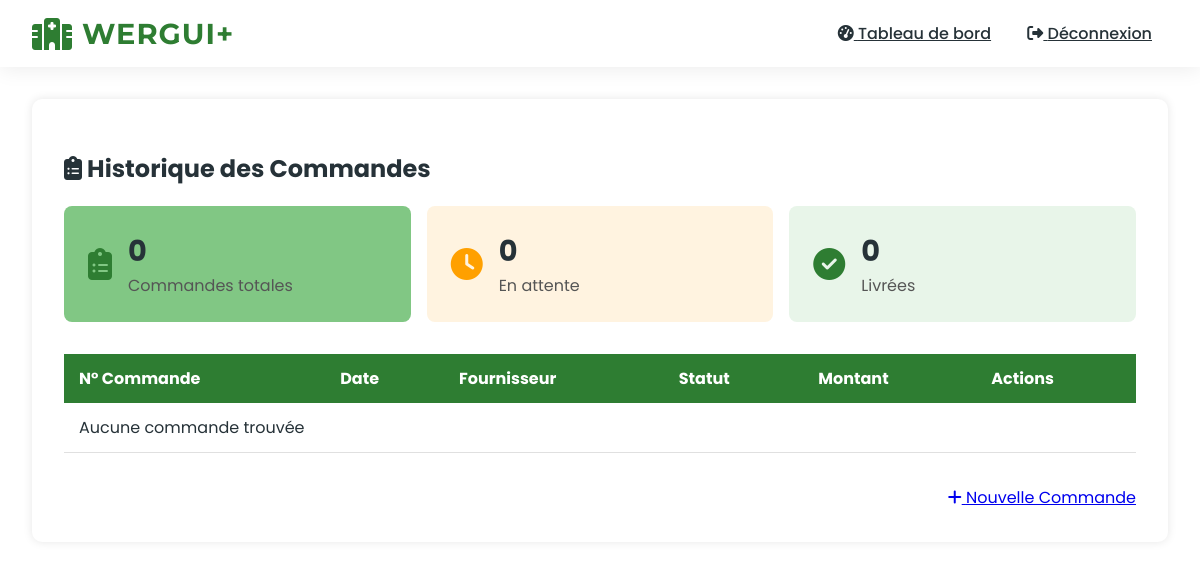
Page /accounts/pharmacist/view-orders/ (signed in) on the earlier database version.
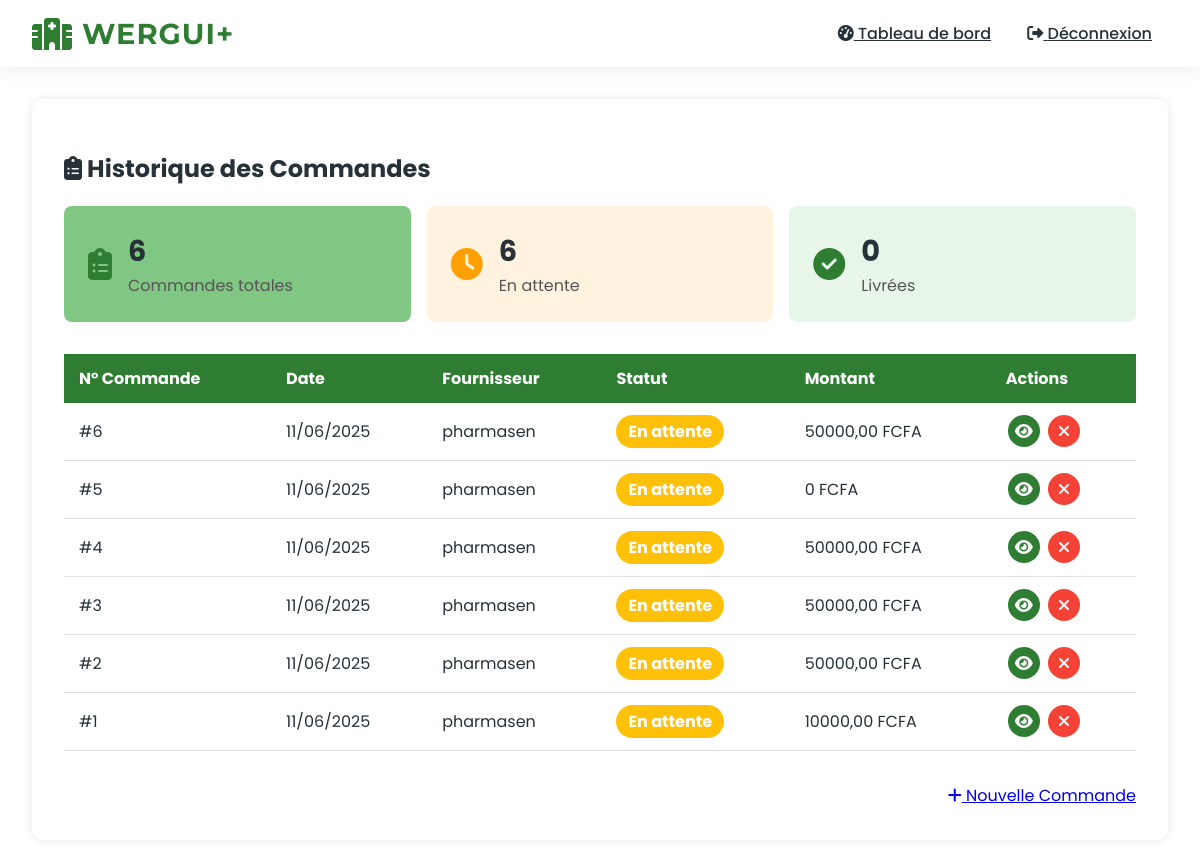
Same page on the later database version.
### accounts/models.py (models this page shows, shortened)
class Order(models.Model):
    STATUS_CHOICES = [
        ('PENDING', 'En attente'),
        ('CONFIRMED', 'Confirmée'),
        ('DELIVERED', 'Livrée'),
        ('CANCELLED', 'Annulée'),
    ]
    pharmacist = models.ForeignKey(CustomUser, on_delete=models.CASCADE)
    supplier = models.ForeignKey(Supplier, on_delete=models.CASCADE)
    order_date = models.DateTimeField(auto_now_add=True)
    delivery_date = models.DateTimeField(null=True, blank=True)
    status = models.CharField(max_length=20, choices=STATUS_CHOICES, default='PENDING')
    notes = models.TextField(blank=True)

class Supplier(models.Model):
    name = models.CharField(max_length=100)
    contact_email = models.EmailField()
    contact_phone = models.CharField(max_length=20)
    delivery_time = models.PositiveIntegerField(help_text="Délai de livraison en jours")
    shipping_cost = models.DecimalField(max_digits=10, decimal_places=2)

class OrderItem(models.Model):
    order = models.ForeignKey(Order, on_delete=models.CASCADE, related_name='items')
    medication = models.ForeignKey(Medication, on_delete=models.CASCADE)
    quantity = models.PositiveIntegerField()
    unit_price = models.DecimalField(max_digits=10, decimal_places=2)

### accounts/views.py (the view)
# urls.py: path('pharmacist/view-orders/', views.view_orders, name='view_orders'),
@login_required
@role_required('PHARMACIST')
def view_orders(request):
    orders = Order.objects.filter(pharmacist=request.user).select_related('supplier').prefetch_related('items').order_by('-order_date')
    for order in orders:
        order.total = sum(item.quantity * item.unit_price for item in order.items.all())
    total_orders = orders.count()
    pending_orders = orders.filter(status='PENDING').count()
    delivered_orders = orders.filter(status='DELIVERED').count()
    return render(request, 'accounts/pharmacist/view_orders.html', {
        'orders': orders,
        'total_orders': total_orders,
        'pending_orders': pending_orders,
        'delivered_orders': delivered_orders,
    })

### accounts/templatetags/order_filters.py (called while the page is built)
@register.filter
def sum_items(items):
    return sum(item.quantity * item.unit_price for item in items)

### accounts/templates/accounts/pharmacist/view_orders.html (shortened to what this page needs)
{% extends "base.html" %}
{% load order_filters %}
{% block content %}
<div class="pharmacist-container">
    <div class="pharmacist-header">
        <h2><i class="fas fa-clipboard-list"></i> Historique des Commandes</h2>
        <div class="order-stats">
            <div class="stat-card" style="background-color: var(--green-light);">
                <i class="fas fa-clipboard-list" style="color: var(--medical-green);"></i>
                <div>
                    <h3>{{ total_orders }}</h3>
                    <p>Commandes totales</p>
                </div>
            </div>
            <div class="stat-card" style="background-color: #FFF3E0;">
                <i class="fas fa-clock" style="color: #FFA000;"></i>
                <div>
                    <h3>{{ pending_orders }}</h3>
                    <p>En attente</p>
                </div>
            </div>
            <div class="stat-card" style="background-color: #E8F5E9;">
                <i class="fas fa-check-circle" style="color: var(--medical-green);"></i>
                <div>
                    <h3>{{ delivered_orders }}</h3>
                    <p>Livrées</p>
                </div>
            </div>
        </div>
    </div>
    <div class="table-responsive">
        <table class="order-table">
            <thead>
                <tr>
                    <th>N° Commande</th>
                    <th>Date</th>
                    <th>Fournisseur</th>
                    <th>Statut</th>
                    <th>Montant</th>
                    <th>Actions</th>
                </tr>
            </thead>
            <tbody>
                {% for order in orders %}
                <tr>
                    <td>#{{ order.id }}</td>
                    <td>{{ order.order_date|date:"d/m/Y" }}</td>
                    <td>{{ order.supplier.name }}</td>
                    <td>
                        <span class="status-badge status-{{ order.status|lower }}">
                            {{ order.get_status_display }}
                        </span>
                    </td>
                    <td>{{ order.items.all|sum_items }} FCFA</td>
                    <td>
                        <a href="{% url 'view_order_detail' order.id %}" class="btn-action btn-view" title="Détails">
                            <i class="fas fa-eye"></i>
                        </a>
                        {% if order.status == 'PENDING' %}
                        <a href="#" class="btn-action btn-cancel" title="Annuler">
                            <i class="fas fa-times"></i>
                        </a>
                        {% endif %}
                    </td>
                </tr>
                {% empty %}
                <tr>
                    <td colspan="6" class="text-center">Aucune commande trouvée</td>
                </tr>
                {% endfor %}
            </tbody>
        </table>
    </div>
    <div class="pharmacist-actions">
        <a href="{% url 'request_reorder' %}" class="btn-pharmacist">
            <i class="fas fa-plus"></i> Nouvelle Commande
        </a>
    </div>
</div>
{% endblock %}

### templates/base.html (shortened to what this page needs)
<!DOCTYPE html>
<html lang="fr">
<head>
    <link rel="stylesheet" href="https://cdnjs.cloudflare.com/ajax/libs/animate.css/4.1.1/animate.min.css">
    <link rel="stylesheet" href="https://cdnjs.cloudflare.com/ajax/libs/font-awesome/6.4.0/css/all.min.css">
</head>
<body>
    <header class="header">
        <div class="container" style="max-width: 1200px; margin: 0 auto; padding: 1rem 2rem; display: flex; justify-content: space-between; align-items: center;">
            <a href="/" class="logo animate__animated animate__fadeIn">
                <i class="fas fa-hospital logo-icon"></i>
                <span class="logo-text">WERGUI+</span>
            </a>
            <nav>
                {% if user.is_authenticated %}
                    <a href="{% url 'dashboard' %}" class="nav-link"><i class="fas fa-tachometer-alt"></i> Tableau de bord</a>
                    <a href="{% url 'logout' %}" class="nav-link"><i class="fas fa-sign-out-alt"></i> Déconnexion</a>
                {% else %}
                    <a href="{% url 'home' %}" class="nav-link"><i class="fas fa-home"></i> Accueil</a>
                    <a href="{% url 'login' %}" class="nav-link"><i class="fas fa-sign-in-alt"></i> Connexion</a>
                {% endif %}
            </nav>
        </div>
    </header>
    <main class="container" style="max-width: 1200px; margin: 2rem auto; padding: 0 2rem;">
        {% block content %}{% endblock content %}
    </main>
</body>
</html>

### templates/base.html (style rules this page uses)
:root { --medical-green: #2E7D32; --green-dark: #1B5E20; --green-light: #81C784; --white: #FFFFFF; --gray-light: #FAFAFA; --text-dark: #263238; }
body { font-family: 'Poppins', sans-serif; background-color: var(--white); color: var(--text-dark); margin: 0; overflow-x: hidden; }
.header { background: var(--white); box-shadow: 0 2px 20px rgba(0,0,0,0.08); position: sticky; top: 0; z-index: 1000; }
.logo { display: flex; align-items: center; gap: 10px; font-family: 'Montserrat', sans-serif; text-decoration: none; }
.logo-icon { font-size: 2rem; color: var(--medical-green); }
.logo-text { font-size: 1.8rem; font-weight: 700; color: var(--medical-green); letter-spacing: 1px; }
.nav-link { position: relative; color: var(--text-dark); font-weight: 500; padding: 0.5rem 0; margin: 0 1rem; transition: color 0.3s; }
.nav-link::after { content: ''; position: absolute; bottom: 0; left: 0; width: 0; height: 2px; background: var(--medical-green); transition: width 0.3s ease; }

### accounts/templates/accounts/pharmacist/view_orders.html (style rules this page uses)
.pharmacist-container { background: white; padding: 2rem; border-radius: 10px; box-shadow: 0 0 10px rgba(0,0,0,0.1); }
.pharmacist-header { margin-bottom: 2rem; }
.order-stats { display: grid; grid-template-columns: repeat(auto-fit, minmax(200px, 1fr)); gap: 1rem; margin-bottom: 2rem; }
.stat-card { padding: 1.5rem; border-radius: 8px; display: flex; align-items: center; gap: 1rem; }
.stat-card i { font-size: 2rem; }
.stat-card h3 { margin: 0; font-size: 1.8rem; }
.stat-card p { margin: 0; color: #555; }
.order-table { width: 100%; border-collapse: collapse; margin-bottom: 2rem; }
.order-table th { background-color: var(--medical-green); color: white; padding: 12px 15px; text-align: left; }
.order-table td { padding: 12px 15px; border-bottom: 1px solid #e0e0e0; }
.status-badge { display: inline-block; padding: 0.25rem 0.75rem; border-radius: 50px; color: white; font-weight: bold; }
.status-pending { background-color: #FFC107; }
.btn-action { display: inline-flex; align-items: center; justify-content: center; width: 32px; height: 32px; border-radius: 50%; color: white; text-decoration: none; margin: 0 2px; }
.btn-view { background-color: var(--medical-green); }
.btn-cancel { background-color: #F44336; }
.pharmacist-actions { display: flex; justify-content: flex-end; }

Differences in the rows shown:
added Order: id "6", order_date "11/06/2025", supplier.name "pharmasen", status "En attente", items.all|sum_items "50000,00"
added Order: id "5", order_date "11/06/2025", supplier.name "pharmasen", status "En attente", items.all|sum_items "0"
added Order: id "4", order_date "11/06/2025", supplier.name "pharmasen", status "En attente", items.all|sum_items "50000,00"
added Order: id "3", order_date "11/06/2025", supplier.name "pharmasen", status "En attente", items.all|sum_items "50000,00"
added Order: id "2", order_date "11/06/2025", supplier.name "pharmasen", status "En attente", items.all|sum_items "50000,00"
added Order: id "1", order_date "11/06/2025", supplier.name "pharmasen", status "En attente", items.all|sum_items "10000,00"
Other differences:
{{ total_orders }}: "0" → "6"
{{ pending_orders }}: "0" → "6"
text no longer shown: "Aucune commande trouvée"
